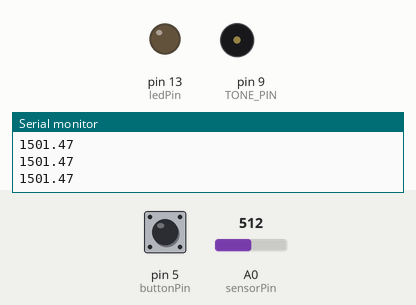
Bench run of a sketch on a simulated Arduino Uno, built with avr-gcc and run on an emulated ATmega328P. Shown: output pins drawn as LEDs (lit = HIGH), buzzer (waves = sounding), the last lines printed to the serial monitor. The test bench sets the inputs (shaded band); at power-on: pin 5 (buttonPin) LOW, A0 (sensorPin) = 512.

Above: at 3.5 s.
3.6 s: pin 5 (buttonPin) pulled HIGH for 0.15 s
At 4.7 s:
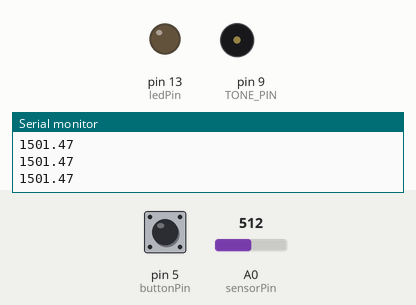
6.6 s: pin 5 (buttonPin) pulled HIGH for 3.2 s
At 7.2 s:
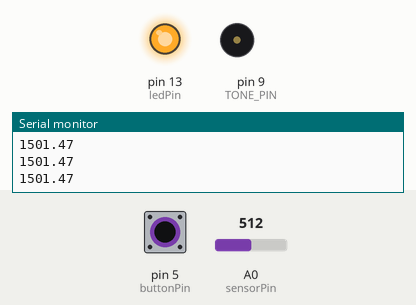
11.3 s: A0 (sensorPin) set to 900
14.0 s: A0 (sensorPin) set to 511
At 14.9 s:
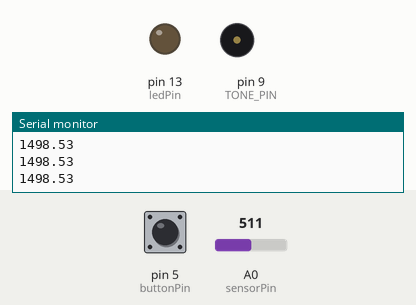
Timing chart, 0 to 18.0 s (numbered marks = the images above; inputs shaded):
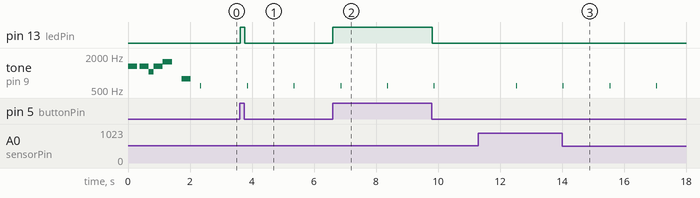

Measured:
- after the input at 3.6 s, pin 13 (ledPin): LOW → HIGH at once, → LOW 0.15 s later
- after the input at 6.6 s, pin 13 (ledPin): LOW → HIGH at once, → LOW 3.2 s later
- after the input at 14.0 s, tone on pin 9 (TONE_PIN): alternates 600 Hz for 0.01 s and silent for 1.5 s, starting at once
- by itself, tone on pin 9 (TONE_PIN): alternates 600 Hz for 0.01 s and silent for 1.5 s

The sketch:

themsongs.ino
```cpp
#define OCTAVE_OFFSET 0
#define TONE_PIN 9

#define NOTE_C4  262
#define NOTE_CS4 277
#define NOTE_D4  294
#define NOTE_DS4 311
#define NOTE_E4  330
#define NOTE_F4  349
#define NOTE_FS4 370
#define NOTE_G4  392
#define NOTE_GS4 415
#define NOTE_A4  440
#define NOTE_AS4 466
#define NOTE_B4  494
#define NOTE_C5  523
#define NOTE_CS5 554
#define NOTE_D5  587
#define NOTE_DS5 622
#define NOTE_E5  659
#define NOTE_F5  698
#define NOTE_FS5 740
#define NOTE_G5  784
#define NOTE_GS5 831
#define NOTE_A5  880
#define NOTE_AS5 932
#define NOTE_B5  988
#define NOTE_C6  1047
#define NOTE_CS6 1109
#define NOTE_D6  1175
#define NOTE_DS6 1245
#define NOTE_E6  1319
#define NOTE_F6  1397
#define NOTE_FS6 1480
#define NOTE_G6  1568
#define NOTE_GS6 1661
#define NOTE_A6  1760
#define NOTE_AS6 1865
#define NOTE_B6  1976
#define NOTE_C7  2093
#define NOTE_CS7 2217
#define NOTE_D7  2349
#define NOTE_DS7 2489
#define NOTE_E7  2637
#define NOTE_F7  2794
#define NOTE_FS7 2960
#define NOTE_G7  3136
#define NOTE_GS7 3322
#define NOTE_A7  3520
#define NOTE_AS7 3729
#define NOTE_B7  3951

int notes[] = {
  0,
  NOTE_C4, NOTE_CS4, NOTE_D4, NOTE_DS4, NOTE_E4, NOTE_F4, NOTE_FS4, NOTE_G4, NOTE_GS4, NOTE_A4, NOTE_AS4, NOTE_B4,
  NOTE_C5, NOTE_CS5, NOTE_D5, NOTE_DS5, NOTE_E5, NOTE_F5, NOTE_FS5, NOTE_G5, NOTE_GS5, NOTE_A5, NOTE_AS5, NOTE_B5,
  NOTE_C6, NOTE_CS6, NOTE_D6, NOTE_DS6, NOTE_E6, NOTE_F6, NOTE_FS6, NOTE_G6, NOTE_GS6, NOTE_A6, NOTE_AS6, NOTE_B6,
  NOTE_C7, NOTE_CS7, NOTE_D7, NOTE_DS7, NOTE_E7, NOTE_F7, NOTE_FS7, NOTE_G7, NOTE_GS7, NOTE_A7, NOTE_AS7, NOTE_B7
};

//<> char *song = "The Simpsons:d=4,o=5,b=160:c.6,e6,f#6,8a6,g.6,e6,c6,8a,8f#,8f#,8f#,2g,8p,8p,8f#,8f#,8f#,8g,a#.,8c6,8c6,8c6,c6";
//<> char *song = "Entertainer:d=4,o=5,b=140:8d,8d#,8e,c6,8e,c6,8e,2c.6,8c6,8d6,8d#6,8e6,8c6,8d6,e6,8b,d6,2c6,p,8d,8d#,8e,c6,8e,c6,8e2c.6,8p,8a,8g,8f#,8a,8c6,e6,8d6,8c6,8a,2d6";
//<> char *song = "Looney:d=4,o=5,b=140:32p,c6,8f6,8e6,8d6,8c6,a.,8c6,8f6,8e6,8d6,8d#6,e.6,8e6,8e6,8c6,8d6,8c6,8e6,8c6,8d6,8a,8c6,8g,a#,8a,8f";
//char *song = "Bond:d=4,o=5,b=80:32p,16c#6,32d#6,32d#6,16d#6,8d#6,16c#6,16c#6,16c#6,16c#6,32e6,32e6,16e6,8e6,16d#6,16d#6,16d#6,16c#632d#6,32d#6,16d#6,8d#6,16c#6,16c#6,16c#6,16c#6,32e6,32e6,16e6,8e6,16d#6,16d6,16c#6,16c#7,c.7,16g#6,16f#6,g#.6";
//char *song = "GoodBad:d=4,o=5,b=56:32p,32a#,32d#6,32a#,32d#6,8a#.,16f#.,16g#.,d#,32a#,32d#6,32a#,32d#6,8a#.,16f#.,16g#.,c#6,32a#,32#6,32a#,32d#6,8a#.,16f#.,32f.,32d#.,c#,32a#,32d#6,32a#,32d#6,8a#.,16g#.,d#";
//<> char *song = "TopGun:d=4,o=4,b=31:32p,16c#,16g#,16g#,32f#,32f,32f#,32f,16d#,16d#,32c#,32d#,16f,32d#,32f,16f#,32f,32c#,16f,d#,16c,16g#,16g#,32f#,32f,32f#,32f,16d#,16d#,32c#,32d#,16f,32d#,32f,16f#,32f,32c#,g#";
//char *song = "A-Team:d=8,o=5,b=125:4d#6,a#,2d#6,16p,g#,4a#,4d#.,p,16g,16a#,d#6,a#,f6,2d#6,16p,c#.6,16c6,16a#,g#.,2a#";
//<> char *song = "Jeopardy:d=4,o=6,b=125:c,f,c,f5,c,f,2c,c,f,c,f,a.,8g,8f,8e,8d,8c#,c,f,c,f5,c,f,2c,f.,8d,c,a#5,a5,g5,f5,p,d#,g#,d#,#5,d#,g#,2d#,d#,g#,d#,g#,c.7,8a#,8g#,8g,8f,8e,d#,g#,d#,g#5,d#,g#,2d#,g#.,8f,d#,c#,c,p,a#5,p,g#.5,d#,g#";
//char *song = "MahnaMahna:d=16,o=6,b=125:c#,c.,b5,8a#.5,8f.,4g#,a#,g.,4d#,8p,c#,c.,b5,8a#.5,8f.,g#.,8a#.,4g,8p,c#,c.,b5,8a#.5,8f.,4g,f,g.,8d#.,f,g.,8d#.,f,8g,8d#.,f,8g,d#,8c,a#5,8d#.,8d#.,4d#,8d#.";
//char *song = "MissionImp:d=16,o=6,b=95:32d,32d#,32d,32d#,32d,32d#,32d,32d#,32d,32d,32d#,32e,32f,32f#,32g,g,8p,g,8p,a#,p,c7,p,g,8p,g8p,f,p,f#,p,g,8p,g,8p,a#,p,c7,p,g,8p,g,8p,f,p,f#,p,a#,g,2d,32p,a#,g,2c#,32p,a#,g,2c,a#5,8c,2p,32p,a#5,g5,2f#,32p,a#5,g5,2f,32p,a#5,g5,2e,d#,8d";
//char *song = "Indiana:d=4,o=5,b=250:e,8p,8f,8g,8p,1c6,8p.,d,8p,8e,1f,p.,g,8p,8a,8b,8p,1f6,p,a,8p,8b,2c6,2d6,2e6,e,8p,8f,8g,8p,1c6,pd6,8p,8e6,1f.6,g,8p,8g,e.6,8p,d6,8p,8g,e.6,8p,d6,8p,8g,f.6,8p,e6,8p,8d6,2c6";
//char *song = "MASH:d=8,o=5,b=140:4a,4g,f#,g,p,f#,p,g,p,f#,p,2e.,p,f#,e,4f#,e,f#,p,e,p,4d.,p,f#,4e,d,e,p,d,p,e,p,d,p,2c#.,p,d,c#,4d,c#,d,p,e,p,4f#,p,a,p,4b,a,b,p,a,p,b,p,2a.,4p,a,b,a,4b,a,b,p,2a.,a,4f#,a,b,p,d6,p,4e.6,d6,b,p,a,p,2b";
//char *song = "StarWars:d=4,o=5,b=45:32p,32f#,32f#,32f#,8b.,8f#.6,32e6,32d#6,32c#6,8b.6,16f#.6,32e6,32d#6,32c#6,8b.6,16f#.6,32e6,32d6,32e6,8c#.6,32f#,32f#,32f#,8b.,8f#.6,32e6,32d#6,32c#6,8b.6,16f#.6,32e6,32d#6,32c#6,8b.6,16f#.6,32e6,32d#6,32e6,8c#6";
//char *song = "Flinstones:d=4,o=5,b=40:32p,16f6,16a#,16a#6,32g6,16f6,16a#.,16f6,32d#6,32d6,32d6,32d#6,32f6,16a#,16c6,d6,16f6,16a#.,1a#6,32g6,16f6,16a#.,32f6,32f6,32d#6,32d6,32d6,32d#6,32f6,16a#,16c6,a#,16a6,16d.6,16a#6,32a6,32a6,32g6,32f#6,32a6,8g6,16g6,16c.6,32a6,32a6,32g6,32g6,32f6,32e6,32g6,8f6,16f6,16a#.,16a#6,32g6,16f6,16a#.,16f6,32d#6,32d6,32d6,32d#6,32f6,16a#,16c.6,32d6,32d#6,32f6,16a#,16c.6,32d6,32d#6,32f6,16a#6,16c7,8a#.6";
//char *song = "KnightRider:d=4,o=5,b=125:16e,16p,16f,16e,16e,16p,16e,16e,16f,16e,16e,16e,16d#,16e,16e,16e,16e,16p,16f,16e,16e,16p,16,16e,16f,16e,16e,16e,16d#,16e,16e,16e,16d,16p,16e,16d,16d,16p,16e,16d,16e,16d,16d,16d,16c,16d,16d,16d,16d,16p,16e,16d,16d,16p,16e,16d,16e,16d,16d,16d,16c,16d,16d,16d";
//char *song = "TakeOnMe:d=4,o=4,b=160:8f#5,8f#5,8f#5,8d5,8p,8b,8p,8e5,8p,8e5,8p,8e5,8g#5,8g#5,8a5,8b5,8a5,8a5,8a5,8e5,8p,8d5,8p,8f#58p,8f#5,8p,8f#5,8e5,8e5,8f#5,8e5,8f#5,8f#5,8f#5,8d5,8p,8b,8p,8e5,8p,8e5,8p,8e5,8g#5,8g#5,8a5,8b5,8a5,8a5,8a5,8e5,8p,8d5,8p,8f#5,8p,8f#5,8p,8f#5,8e5,8e5";
//char *song = "Muppets:d=4,o=5,b=250:c6,c6,a,b,8a,b,g,p,c6,c6,a,8b,8a,8p,g.,p,e,e,g,f,8e,f,8c6,8c,8d,e,8e,8e,8p,8e,g,2p,c6,c6,a,b,8ab,g,p,c6,c6,a,8b,a,g.,p,e,e,g,f,8e,f,8c6,8c,8d,e,8e,d,8d,c";
//char *song = "Xfiles:d=4,o=5,b=125:e,b,a,b,d6,2b.,1p,e,b,a,b,e6,2b.,1p,g6,f#6,e6,d6,e6,2b.,1p,g6,f#6,e6,d6,f#6,2b.,1p,e,b,a,b,d6,2b.,1p,e,b,a,b,e6,2b.,1p,e6,2b.";
//char *song = "20thCenFox:d=16,o=5,b=140:b,8p,b,b,2b,p,c6,32p,b,32p,c6,32p,b,32p,c6,32p,b,8p,b,b,b,32p,b,32p,b,32p,b,32p,b,32p,b,32pb,32p,g#,32p,a,32p,b,8p,b,b,2b,4p,8e,8g#,8b,1c#6,8f#,8a,8c#6,1e6,8a,8c#6,8e6,1e6,8b,8g#,8a,2b";
//<> char *song = "Gadget:d=16,o=5,b=50:32d#,32f,32f#,32g#,a#,f#,a,f,g#,f#,32d#,32f,32f#,32g#,a#,d#6,4d6,32d#,32f,32f#,32g#,a#,f#,a,fg#,f#,8d#";
//char *song = "Smurfs:d=32,o=5,b=200:4c#6,16p,4f#6,p,16c#6,p,8d#6,p,8b,p,4g#,16p,4c#6,p,16a#,p,8f#,p,8a#,p,4g#,4p,g#,p,a#,p,b,p,c6,p4c#6,16p,4f#6,p,16c#6,p,8d#6,p,8b,p,4g#,16p,4c#6,p,16a#,p,8b,p,8f,p,4f#";
//char *song = "LeisureSuit:d=16,o=6,b=56:f.5,f#.5,g.5,g#5,32a#5,f5,g#.5,a#.5,32f5,g#5,32a#5,g#5,8c#.,a#5,32c#,a5,a#.5,c#.,32a5,a#5,3c#,d#,8e,c#.,f.,f.,f.,f.,f,32e,d#,8d,a#.5,e,32f,e,32f,c#,d#.,c#";

//char *song = "smb:d=4,o=5,b=100:16e6,16e6,32p,8e6,16c6,8e6,8g6,8p,8g,8p,8c6,16p,8g,16p,8e,16p,8a,8b,16a#,8a,16g.,16e6,16g6,8a6,16f68g6,8e6,16c6,16d6,8b,16p,8c6,16p,8g,16p,8e,16p,8a,8b,16a#,8a,16g.,16e6,16g6,8a6,16f6,8g6,8e6,16c6,16d6,8b,8p,16g6,16f#6,16f6,16d#6,16p,16e6,16p,16g#,16a,16c6,16p,16a,16c6,16d6,8p,16g6,16f#6,16f6,16d#6,16p,16e6,16p,16c7,16p,16c7,16c7,p,16g6,16f#6,16f6,16d#6,16p,16e6,16p,16g#,16a,16c6,16p,16a,16c6,16d6,8p,16d#6,8p,16d6,8p,16c6";
char *song = "smbSHORT:d=4,o=5,b=100:16e6,16e6,32p,8e6,16c6,8e6,8g6,8p,8g,8p"; //,8c6,16p,8g,16p,8e,16p,8a,8b,16a#,8a,16g.,16e6,16g6,8a6,16f68g6,8e6,16c6,16d6,8b,16p,8c6,16p,8g,16p,8e,16p,8a,8b,16a#,8a,16g.,16e6,16g6,8a6,16f6,8g6,8e6,16c6,16d6,8b,8p,16g6,16f#6,16f6,16d#6,16p,16e6,16p,16g#,16a,16c6,16p,16a,16c6,16d6,8p,16g6,16f#6,16f6,16d#6,16p,16e6,16p,16c7,16p,16c7,16c7,p,16g6,16f#6,16f6,16d#6,16p,16e6,16p,16g#,16a,16c6,16p,16a,16c6,16d6,8p,16d#6,8p,16d6,8p,16c6
//char *song = "SMBUndergr:d=16,o=6,b=100:c,c5,a5,a,a#5,a#,2p,8p,c,c5,a5,a,a#5,a#,2p,8p,f5,f,d5,d,d#5,d#,2p,8p,f5,f,d5,d,d#5,d#,2p,32d#,d,32c#,c,p,d#,p,d,p,g#5,p,g5,p,c#,p,32c,f#,32f,32e,a#,32a,g#,32p,d#,b5,32p,a#5,32p,a5,g#5";
//char *song = "SMBWater:d=8,o=6,b=225:4d5,4e5,4f#5,4g5,4a5,4a#5,b5,b5,b5,p,b5,p,2b5,p,g5,2e.,2d#.,2e.,p,g5,a5,b5,c,d,2e.,2d#,4f,2e.,p,p,g5,2d.,2c#.,2d.,p,g5,a5,b5,c,c#,2d.,2g5,4f,2e.,2p,p,g5,2g.,2g.,2g.,4g,4a,p,g,2f.,2f.,2f.,4f,4g,p,f,2e.,4a5,4b5,4f,e,e,4e.,b5,2c.";
//char *song = "smbdeath:d=4,o=5,b=90:32c6,32c6,32c6,8p,16b,16f6,16p,16f6,16f.6,16e.6,16d6,16c6,16p,16e,16p,16c";

#define isdigit(n) (n > '0' && n < '9')
void play_rtttl(char *p) {
  // Absolutely no error checking in here
  byte default_dur = 4;
  byte default_oct = 6;
  int bpm = 100;
  int num;
  long wholenote;
  long duration;
  byte note;
  byte scale;
  while(*p != ':')
    p++;
  // ignore name
    p++;
  // skip ':'
  // get default duration
  if(*p == 'd')
  {
    p++;
    p++;
    // skip "d="
    num = 0;
    while(isdigit(*p))
    {
      num = (num * 10) + (*p++ - '0');
    }
    if(num > 0) {
      default_dur = num;
      p++;    // skip comma
    }
  }

  //get default octave
  if(*p == 'o')
  {
    p++;
    p++;    // skip "o="
    num = *p++ - '0';
    if(num > 3 && num <=7) {
      default_oct = num;
      p++;    // skip comma
    }
  }

  // get BPM
  if(*p == 'b')
  {
    p++;
    p++;    // skip "b="
    num = 0;
    while(isDigit(*p))
    {
      num = (num * 10) + (*p++ - '0');
    }
    bpm = num;
    p++;    // skip colon
  }

  // BPM usually expresses the number of quarter notes per minute
  wholenote = (60 * 1000L / bpm) * 4;  // this is the time for whole note (in milliseconds)

  // now begin note loop
  while(*p)
  {
    // first, get note duration, if available
    num = 0;
    while(isdigit(*p))
    {
      num = (num * 10) + (*p++ - '0');
    }

    if(num) {
      duration = wholenote / num;
    }
    else
    {
      duration = wholenote / default_dur;  // we will need to check if we are a dotted note after
    }

    // now get the note
    note = 0;

    switch(*p)
    {
    case 'c':
      note = 1;
      break;
    case 'd':
      note = 3;
      break;
    case 'e':
      note = 5;
      break;
    case 'f':
      note = 6;
      break;
    case 'g':
      note = 8;
      break;
    case 'a':
      note = 10;
      break;
    case 'b':
      note = 12;
      break;
    case 'p':
    default:
      note = 0;
    }

    p++;

    // now, get optional '#' sharp
    if(*p == '#')
    {
      note++;
      p++;
    }

    // now, get optional '.' dotted note
    if(*p == '.')
    {
      duration += duration/2;
      p++;
    }

    // now, get scale
    if(isdigit(*p))
    {
      scale = *p - '0';
      p++;
    }

    else
    {
      scale = default_oct;
    }

    scale += OCTAVE_OFFSET;

    if(*p == ',') {
      p++;       // skip comma for next note (or we may be at the end)
    }

    // now play the note

    if(note)
    {
      tone(TONE_PIN, notes[(scale - 4) * 12 + note]);
      delay(duration);
      noTone(TONE_PIN);
    }
    else
    {
      delay(duration);
    }
  }
}

const int buttonPin = 5;     // the number of the pushbutton pin
const int ledPin =  13;      // the number of the LED pin
int sensorPin = A0;
float sensorValue = 0;
float secondValue = 0;

long previousMillis = 0;
long interval = 1000;

void setup(void) {
  play_rtttl(song);
  // initialize the LED pin as an output:
  pinMode(ledPin, OUTPUT);
  // initialize the pushbutton pin as an input:
  pinMode(buttonPin, INPUT);
  Serial.begin(9600);
}


// variables will change:
int buttonState = 0;         // variable for reading the pushbutton status

void loop(){
   // read the state of the pushbutton value:
   unsigned long currentMillis = millis();
   buttonState = digitalRead(buttonPin);
   sensorValue = analogRead(sensorPin);

   secondValue = (sensorValue/1023) *3.0 * 1000;
   Serial.println(secondValue);

   if(currentMillis - previousMillis > secondValue) {
     // save the last time you blinked the LED
     previousMillis = currentMillis;
     tone(TONE_PIN, 600);
     delay(10);
     noTone(TONE_PIN);
   }

   // check if the pushbutton is pressed.
   // if it is, the buttonState is HIGH:
   if (buttonState == HIGH) {
     // turn LED on:
     digitalWrite(ledPin, HIGH);
   }
   else {
     // turn LED off:
     digitalWrite(ledPin, LOW);
   }

}
```
